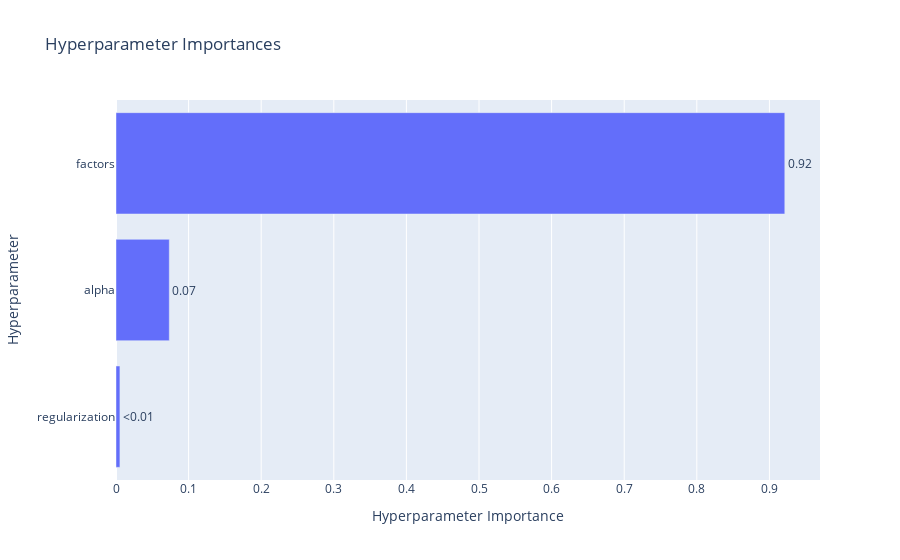

The notebook cell this image was saved under:
### Code cell
# Hyperparameter Importances
plot_param_importances(study).show()

### Figure 1 — Plotly figure (JSON) as saved in the notebook; plotly's stock layout.template omitted (floating-point values rounded to 4 significant figures)
{"data": [{"cliponaxis": false, "hovertemplate": ["regularization (FloatDistribution): 0.005396782718331018<extra></extra>", "alpha (FloatDistribution): 0.07340017772646175<extra></extra>", "factors (CategoricalDistribution): 0.9212030395552071<extra></extra>"], "name": "Objective Value", "orientation": "h", "text": ["<0.01", "0.07", "0.92"], "textposition": "outside", "type": "bar", "x": [0.005397, 0.0734, 0.9212], "y": ["regularization", "alpha", "factors"]}], "layout": {"title": {"text": "Hyperparameter Importances"}, "xaxis": {"title": {"text": "Hyperparameter Importance"}}, "yaxis": {"title": {"text": "Hyperparameter"}}}}
